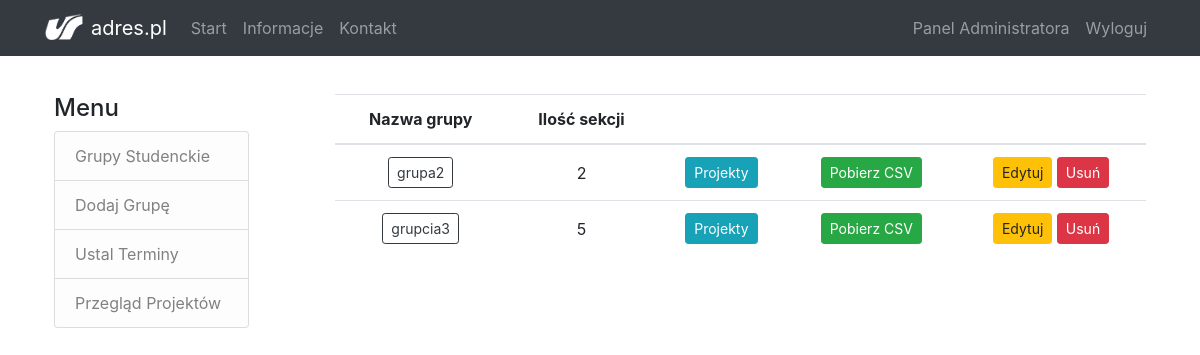
Page /panel (signed in) on the earlier database version.
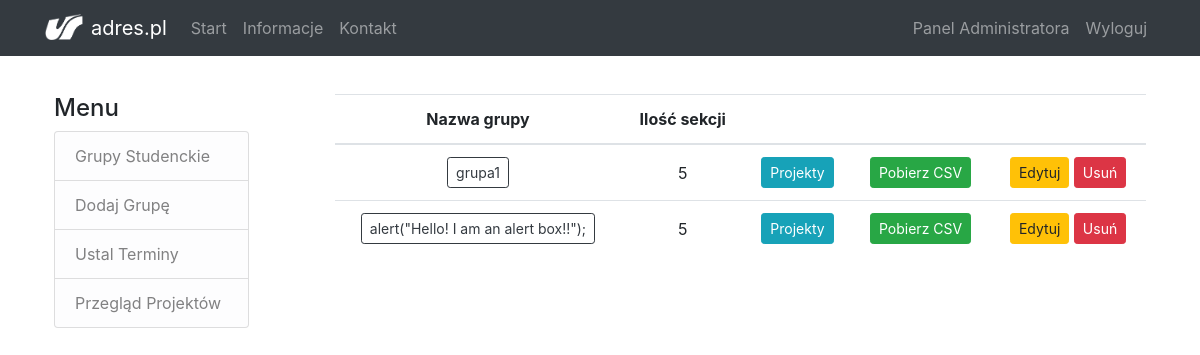
Same page on the later database version.
### flaskapp/models.py (models this page shows, shortened)
class Group(db.Model):
    id = db.Column(db.Integer, primary_key=True)
    name = db.Column(db.String(20), unique=True, nullable=False)
    is_section = db.Column(db.Boolean, nullable=False, default=False)
    users = db.relationship('User', backref='group', lazy=True)

### flaskapp/routes.py (the view)
@app.route('/panel', methods=['GET', 'POST'])
@login_required
def panel():
    if current_user.is_admin:
        groups = Group.query.all()
    else:
        flash('Musisz mieć uprawnienia administratora, aby uzyskać dostęp do tej strony', 'warning')
        return redirect(url_for('home'))
    return render_template('admin/panel.html', title='Panel administracyjny', groups=groups)

### flaskapp/models.py (called while the page is built)
@login_manager.user_loader
def load_user(user_id):
    return User.query.get(int(user_id))

### flaskapp/templates/admin/panel.html (shortened to what this page needs)
{% extends "admin/layout_admin.html" %}
{% block content %}
	<div>
        {% if groups %}
            <table class="table text-center align-middle">
                <thead>
                    <tr>
                        <th scope="col">Nazwa grupy</th>
                        <th scope="col">Ilość sekcji</th>
                        <th></th>
                        <th></th>
                        <th></th>
                    </tr>
                </thead>
            <tbody>
                {% for group in groups %}
                    {% if group.is_section %}
                        <tr>
                            <td> <a href="{{ url_for('sections', group_id=group.id) }}"> <button type="button" class="btn btn-sm btn-outline-dark"> {{ group.name }} </button> </a> </td>
                            <td> {{ group.users.__len__() }} </td>
                            <td> <a href="{{ url_for('projects', group_id=group.id) }}"> <button type="button" class="btn btn-sm btn-info">Projekty</button> </a> </td>
                            <td> <a href="{{ url_for('generate_csv', group_name=group.name) }}"> <button type="button" class="btn btn-sm btn-success">Pobierz CSV</button> </a> </td>
                            <td>
                                <button type="button" class="btn btn-sm btn-warning" data-toggle="modal" data-target="#exampleModal">Edytuj</button>
                                <button type="button" class="btn btn-sm btn-danger">Usuń</button>
                            </td>
                        </tr>
                    {% endif %}
                {% endfor %}
            </tbody>
            </table>
        {% else %}
            <div class="panel panel-default">
				<div class="panel-heading">Aktualnie w bazie nie ma żadnych grup. Kliknij <a href="{{ url_for('create_group') }}">tutaj</a>, aby utworzyć nową grupę.</div>
			</div>
        {% endif %}
	</div>
{% endblock content %}

### flaskapp/templates/admin/layout_admin.html
{% extends "layout.html" %}
{% block body %}
<div class="row">
	<div class="col-md-3">
		<div class="body-section mr-5 pr-2">
			<h4>Menu</h4>
				<ul class="list-group">
					<a href="{{ url_for('panel') }}" class="list-group-item list-group-item-light list-group-item-action">Grupy Studenckie</a>
					<a href="{{ url_for('create_group') }}" class="list-group-item list-group-item-light list-group-item-action">Dodaj Grupę</a>
					<a href="#" class="list-group-item list-group-item-light list-group-item-action">Ustal Terminy</a>
					<a href="#" class="list-group-item list-group-item-light list-group-item-action">Przegląd Projektów</a>
				</ul>
		</div>
	</div>
	<div class="col-md-9">
		{% block content %}{% endblock %}
	</div>
</div>
{% endblock body %}

### flaskapp/templates/layout.html (shortened to what this page needs)
<!DOCTYPE html>
<html>
<head>
    <link rel="stylesheet" href="https://stackpath.bootstrapcdn.com/bootstrap/4.3.1/css/bootstrap.min.css">
	<link rel="stylesheet" type="text/css" href="{{url_for('static', filename='main.css')}}">
</head>
<body>
	<header>
		<nav class="navbar navbar-dark bg-dark navbar-expand-md fixed-top">
			<div class="container">
				<a class="navbar-brand" href="#"><img src="{{url_for('static', filename='logo.png')}}" width="38" height="26" class="d-inline-block align-text-bottom mr-2">adres.pl
				</a>
				<div id="mainmenu" class="collapse navbar-collapse">
					<ul class="navbar-nav mr-auto">
						<li class="nav-item">
							<a class="nav-link" href="{{ url_for('home') }}">Start</a>
						</li>
						<li class="nav-item">
							<a class="nav-link" href="{{ url_for('about') }}">Informacje</a>
						</li>
						<li class="nav-item">
							<a class="nav-link" href="#">Kontakt</a>
						</li>
					</ul>
					<ul class="navbar-nav">
					{% if current_user.is_authenticated %}
						{% if current_user.is_admin %}
							<li class="nav-item">
								<a class="nav-item nav-link" href="{{ url_for('panel') }}">Panel Administratora</a>
							</li>
						{% else %}
							<li class="nav-item">
								<a class="nav-item nav-link" href="{{ url_for('project') }}">Projekt</a>
							</li>
						{% endif %}
						<li class="nav-item">
							<a class="nav-item nav-link" href="{{ url_for('logout') }}">Wyloguj</a>
						</li>
					{% else %}
						<li class="nav-item">
							<a class="nav-item nav-link" href="{{ url_for('login') }}">Zaloguj</a>
						</li>
					{% endif %}
					</ul>
				</div>
			</div>
		</nav>
	</header>
	<div class="container p-4">
		<div class="row">
			<div class="col-12">
			{% block body %}{% endblock %}
			</div>
		</div>
	</div>
</body>
</html>

### flaskapp/static/main.css (style rules this page uses)
body { padding-top: 70px; }
.table > tbody > tr > td { vertical-align: middle; }

Differences in the rows shown:
no longer on this page (row edited): Group: name "grupa2", users.__len__ "2"
now on this page (row edited): Group: name "grupa1", users.__len__ "5"
changed Group: name "grupcia3" → "alert(\"Hello! I am an alert box!!\");"
